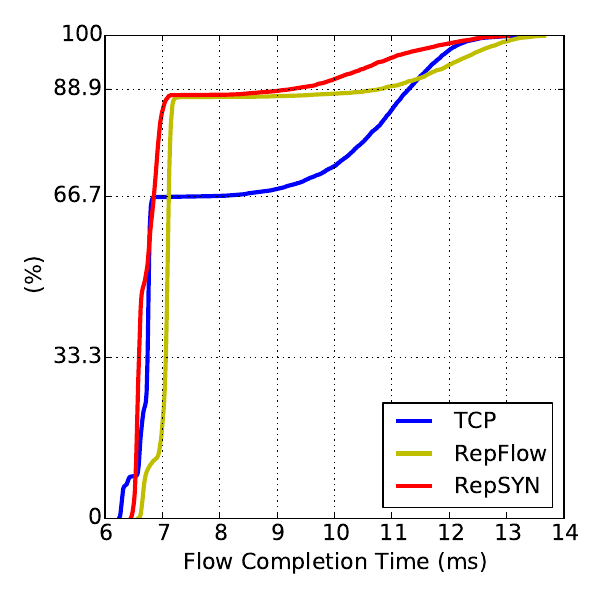

This chart was generated by the following Python code:
﻿#!/usr/bin/env python

# Numpy is a library for handling arrays (like data points)
import numpy as np
import math

# Pyplot is a module within the matplotlib library for plotting
import matplotlib.pylab as plt
import matplotlib

font = {'family' : 'sans',
        #'weight' : 'normal',
        'size'   : 16}

matplotlib.rc('font', **font)

def getpt(data, percentile):
  return np.percentile(data, percentile)

synfile = "timerepsynsend.dat"
repfile = "timerepflowsend.dat"
sinfile = "timetcpsend.dat"

sin = np.loadtxt(sinfile)
rep = np.loadtxt(repfile)
syn = np.loadtxt(synfile)

len1 = len(sin)
len2 = len(rep)
len3 = len(syn)

x = np.arange(0.1, 100, 0.1)
p1 = []
p2 = []
p3 = []
xlab = []
for i in x:
  p1.append(getpt(sin, i))
  p2.append(getpt(rep, i))
  p3.append(getpt(syn, i))
  xlab.append(i)

plt.figure(figsize=(6,6))
plt.plot(p1, xlab, 'b-', label="TCP", linewidth=3, markersize=4)
plt.plot(p2, xlab, 'y-', label="RepFlow", linewidth=3, markersize=4)
plt.plot(p3, xlab, 'r-', label="RepSYN", linewidth=3, markersize=4)
plt.legend(loc='lower right', fontsize='medium')
#plt.yscale('log')
#plt.xscale('log')
plt.ylabel('(%)')
plt.xlabel('Flow Completion Time (ms)')
#plt.yticks([0.1, 0.2, 0.5, 1, 2, 4, 8, 16, 32, 64], [99.9, 99.8, 99.5, 99, 98, 96, 92, 84, 68, 36])
#plt.xticks([20, 50, 100, 200, 500, 1000], [20, 50, 100, 200, 500, 1000])

#plt.xlim([94, 1300])
# plt.axis('tight')
plt.ylim([0,100])
plt.tight_layout(rect=(0,0,1,1))
plt.grid()

plt.savefig('./intuition-100k.pdf', format='pdf')
plt.show()
